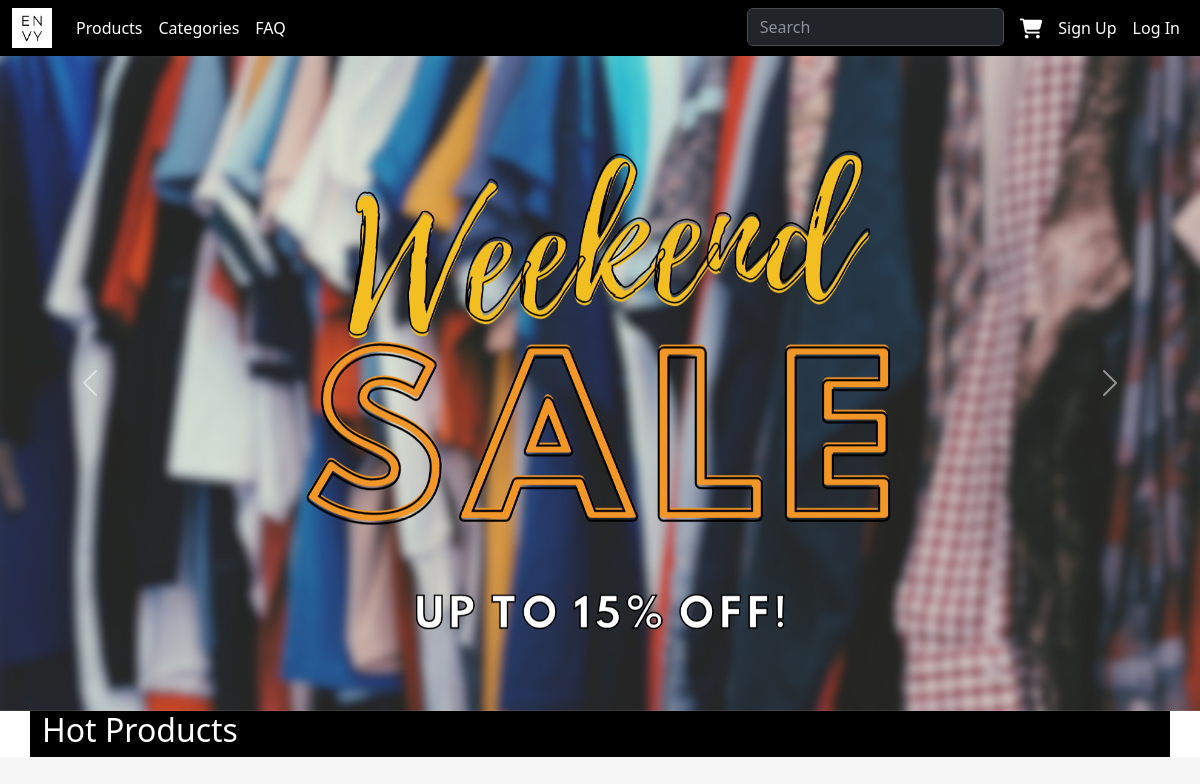
Before: /home/ with the older database file.
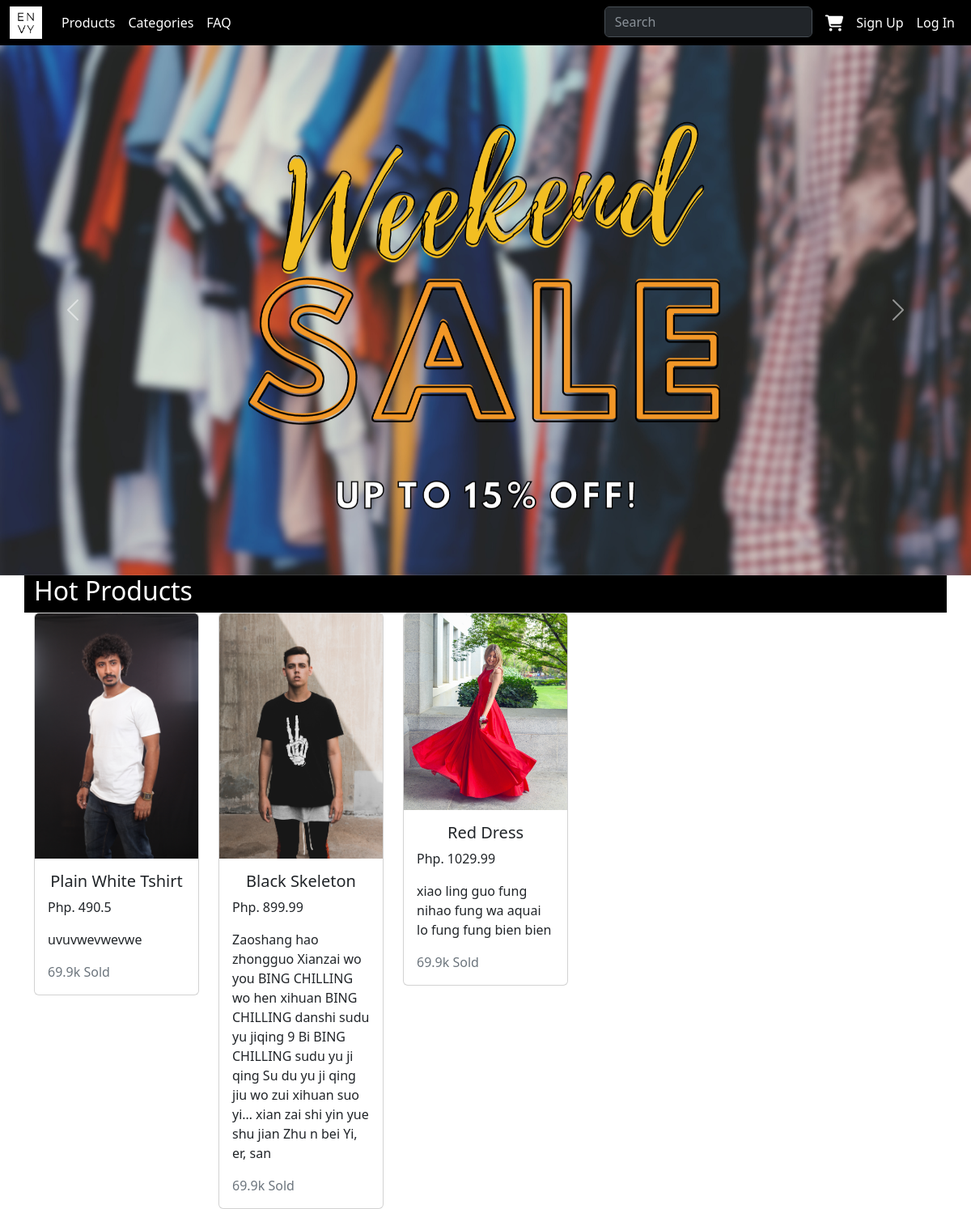
After: the same page with the newer database file.
### home/models.py (models this page shows, shortened)
class Product(models.Model):
    product_name = models.CharField(max_length=600)
    product_image = models.ImageField(upload_to='items/', default='static/items/red_dress.jpg')
    description = models.TextField()
    price = models.FloatField()

### home/views.py (the view)
# urls.py: path('home/', homepage_view.homepage, name='homepage'),
def homepage(request):
    products = Product.objects.all()
    return render(request, "home/index.html", {"products": products})

### home/templates/home/index.html (shortened to what this page needs)
{% extends "home/base.html" %} {% block content%}
{%load static%}
<div
      class="bg-white mx-auto position-relative"
      style="width: 1200px; height: 5000"
    >
<div
  id="carouselExampleAutoplaying"
  class="carousel slide"
  data-bs-ride="carousel"
>
  <div class="carousel-inner">
    <div class="carousel-item active">
      <img src="{% static 'index/weekend_sale.png' %}" class="d-block w-100" alt="test" />
    </div>
  </div>
  <button
    class="carousel-control-prev"
    type="button"
    data-bs-target="#carouselExampleAutoplaying"
    data-bs-slide="prev"
  >
    <span class="carousel-control-prev-icon" aria-hidden="true"></span>
  </button>
  <button
    class="carousel-control-next"
    type="button"
    data-bs-target="#carouselExampleAutoplaying"
    data-bs-slide="next"
  >
    <span class="carousel-control-next-icon" aria-hidden="true"></span>
  </button>
</div>
<div class="container">
  <div class="row row-cols-5">
    <div class="col col-12 bg-black text-white">
      <p class="h2">Hot Products</p>
    </div>
    {% for p in products %}
    <div class="col">
      <a class="nav-link" href="product/{{p.id}}">
        <div class="card">
          <img src="{{p.product_image.url}}" class="card-img-top" alt="..." />
          <div class="card-body">
            <h5 class="card-title text-center">{{p.product_name}}</h5>
            <div class="row justify-content-evenly">
              <p class="card-text">Php. {{p.price}}</p>
              <p class="card-text">{{p.description}}</p>
              <p class="card-text text-secondary">69.9k Sold</p>
            </div>
          </div>
        </div>
      </a>
    </div>
    {% endfor %}
  </div>
</div>
</div>
{% endblock %}

### home/templates/home/base.html (shortened to what this page needs)
<!DOCTYPE html>
<html lang="en">
  <head>
    <link
      href="https://cdn.jsdelivr.net/npm/bootstrap@5.3.0/dist/css/bootstrap.min.css"
      rel="stylesheet"
    />
    <link
      rel="stylesheet"
      href="https://cdnjs.cloudflare.com/ajax/libs/font-awesome/6.4.0/css/all.min.css"
    />
  </head>
  {% load static %}
  <body class="px-50">
    <nav
      class="navbar navbar-expand-lg bg-black fixed-top"
      data-bs-theme="dark"
    >
      <div class="container-fluid">
        <ul class="navbar-nav" data-bs-theme="dark">
          <li class="nav-item">
            <a class="navbar-brand" href="/">
              <img
                src="{% static 'envy_white.png' %}"
                width="40"
                height="40"
                alt="Envy Logo"
              />
            </a>
          </li>
          <li class="nav-item">
            <a class="nav-link" aria-current="page" href="#">Products</a>
          </li>
          <li class="nav-item">
            <a class="nav-link" href="#">Categories</a>
          </li>
          <li class="nav-item">
            <a class="nav-link" href="/faq">FAQ</a>
          </li>
        </ul>
        <ul class="navbar-nav d-flex">
          <li class="nav-item">
            <form class="d-flex" role="search">
              <input
                class="form-control me-2"
                type="search"
                placeholder="Search"
                aria-label="Search"
              />
            </form>
          </li>
          <li class="nav-item">
            <a class="nav-link" href="#">
              <i
                class="fa-solid fa-lg fa-cart-shopping"
                style="color: #ffffff"
              ></i>
            </a>
          </li>
          {% if request.user.is_authenticated %}
          <li class="nav-item">
            <a class="nav-link" href="/login">Welcome! {{request.user.username}}</a>
          </li>
          <li class="nav-item">
            <a class="nav-link" href="{% url 'logout' %}">Log out</a>
          </li>
          {% else %}
          <li class="nav-item">
            <a class="nav-link" href="/signup">Sign Up</a>
          </li>
          <li class="nav-item">
            <a class="nav-link" href="/login">Log In{{request.user.username}}</a>
          </li>
          {% endif %}
        </ul>
      </div>
    </nav>
      {% block content%} {% endblock %}
  </body>
</html>

### home/templates/home/base.html (style rules this page uses)
body { background: #f6f6f6; padding-top: 56px; }
.nav-link { color: white; }

Changed rows visible on the page:
added Product: product_image (picture), product_name "Plain White Tshirt", price "490.5", description "uvuvwevwevwe"
added Product: product_image (picture), product_name "Black Skeleton", price "899.99", description "Zaoshang hao zhongguo Xianzai wo you BING CHILLING wo hen xihuan BING CHILLING danshi sudu yu jiqing 9 Bi BING CHILLING sudu yu ji qing Su du yu ji qing jiu wo zui xihuan suo yi… xian zai shi yin yue shu jian Zhu n bei Yi, er, san"
added Product: product_image (picture), product_name "Red Dress", price "1029.99", description "xiao ling guo fung nihao fung wa aquai lo fung fung bien bien"
